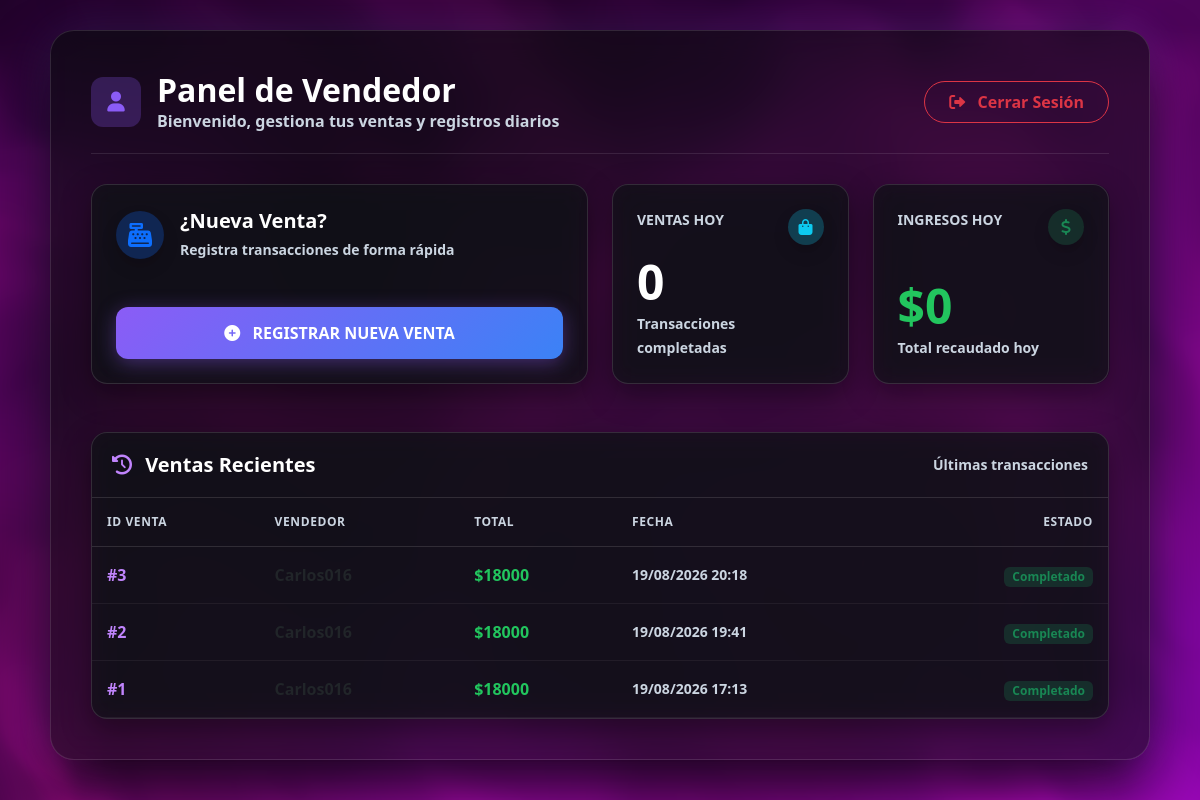
Page /vendedor/panel/ (signed in) on the committed database.
### vendedor/models.py (models this page shows, shortened)
class Venta(models.Model):
    vendedor = models.ForeignKey(User, on_delete=models.SET_NULL, null=True)
    fecha = models.DateTimeField(auto_now_add=True)
    total = models.DecimalField(max_digits=10, decimal_places=2, default=0.00)

### vendedor/views.py (the view)
# urls.py: path('panel/', views.panel_vendedor, name='panel'),
@login_required(login_url='/vendedor/login/')
def panel_vendedor(request):
    productos = Producto.objects.all()
    ventas_recientes = Venta.objects.all().order_by('-fecha')[:5]
    context = {
        'productos': productos,
        'ventas_recientes': ventas_recientes,
    }
    return render(request, 'vendedor/panel.html', context)

### vendedor/templates/vendedor/panel.html (shortened to what this page needs)
<!DOCTYPE html>
<html lang="es">
<head>
    {% load static %}
    <link href="https://cdn.jsdelivr.net/npm/bootstrap@5.3.0/dist/css/bootstrap.min.css" rel="stylesheet">
    <link rel="stylesheet" href="https://cdnjs.cloudflare.com/ajax/libs/font-awesome/6.0.0/css/all.min.css">
</head>
<body>
    <canvas id="webglSmoke"></canvas>
    <div class="dashboard-container">
        <div class="header-section d-flex justify-content-between align-items-center">
            <div class="d-flex align-items-center gap-3">
                <div class="user-avatar">
                    <i class="fa-solid fa-user fs-5"></i>
                </div>
                <div>
                    <h2 class="text-white mb-0">Panel de Vendedor</h2>
                    <p class="text-muted mb-0">Bienvenido, gestiona tus ventas y registros diarios</p>
                </div>
            </div>
            <a href="{% url 'vendedor:logout' %}" class="btn btn-outline-danger rounded-pill px-4 py-2">
                <i class="fa-solid fa-right-from-bracket me-2"></i> Cerrar Sesión
            </a>
        </div>
        <div class="row g-4 mb-5">
            <div class="col-lg-6">
                <div class="stat-card d-flex flex-column justify-content-between">
                    <div>
                        <div class="d-flex align-items-center gap-3 mb-3">
                            <div class="bg-primary bg-opacity-25 text-primary rounded-circle d-flex align-items-center justify-content-center shadow" style="width: 48px; height: 48px;">
                                <i class="fa-solid fa-cash-register fs-4"></i>
                            </div>
                            <div>
                                <h5 class="text-white mb-1">¿Nueva Venta?</h5>
                                <small class="text-muted">Registra transacciones de forma rápida</small>
                            </div>
                        </div>
                    </div>
                    <div class="mt-3">
                        <a href="{% url 'vendedor:registrar_venta' %}" class="btn-neon-action w-100">
                            <i class="fa-solid fa-plus-circle me-2"></i> Registrar Nueva Venta
                        </a>
                    </div>
                </div>
            </div>
            <div class="col-lg-3 col-md-6">
                <div class="stat-card d-flex flex-column justify-content-between">
                    <div class="d-flex justify-content-between align-items-start mb-2">
                        <span class="text-muted small text-uppercase">Ventas Hoy</span>
                        <div class="bg-info bg-opacity-25 text-info rounded-circle d-flex align-items-center justify-content-center shadow" style="width: 36px; height: 36px;">
                            <i class="fa-solid fa-bag-shopping"></i>
                        </div>
                    </div>
                    <div>
                        <h2 class="text-white display-5 mb-0">{{ cantidad_ventas_hoy|default:"0" }}</h2>
                        <small class="text-muted">Transacciones completadas</small>
                    </div>
                </div>
            </div>
            <div class="col-lg-3 col-md-6">
                <div class="stat-card d-flex flex-column justify-content-between">
                    <div class="d-flex justify-content-between align-items-start mb-2">
                        <span class="text-muted small text-uppercase">Ingresos Hoy</span>
                        <div class="bg-success bg-opacity-25 text-success rounded-circle d-flex align-items-center justify-content-center shadow" style="width: 36px; height: 36px;">
                            <i class="fa-solid fa-dollar-sign"></i>
                        </div>
                    </div>
                    <div>
                        <h2 class="text-success-neon display-5 mb-0">${{ total_ventas_hoy|default:"0"|floatformat:0 }}</h2>
                        <small class="text-muted">Total recaudado hoy</small>
                    </div>
                </div>
            </div>
        </div>
        <div class="table-section overflow-hidden">
            <div class="table-header d-flex justify-content-between align-items-center">
                <h5 class="text-white mb-0">
                    <i class="fa-solid fa-clock-rotate-left me-2 text-purple-light"></i> Ventas Recientes
                </h5>
                <span class="text-muted small">Últimas transacciones</span>
            </div>
            <div class="table-responsive">
                <table class="table table-custom align-middle">
                    <thead>
                        <tr>
                            <th>ID Venta</th>
                            <th>Vendedor</th>
                            <th>Total</th>
                            <th>Fecha</th>
                            <th class="text-end">Estado</th>
                        </tr>
                    </thead>
                    <tbody>
                        {% for venta in ventas_recientes %}
                            <tr>
                                <td class="text-purple-light">#{{ venta.id }}</td>
                                <td>{{ venta.vendedor.username|default:"vendedor" }}</td>
                                <td class="text-success-neon">${{ venta.total|floatformat:0 }}</td>
                                <td class="text-muted small">{{ venta.fecha|date:"d/m/Y H:i" }}</td>
                                <td class="text-end">
                                    <span class="badge bg-success bg-opacity-25 text-success px-2 py-1">Completado</span>
                                </td>
                            </tr>
                        {% endfor %}
                    </tbody>
                </table>
            </div>
        </div>
    </div>
</body>
</html>

### vendedor/templates/vendedor/panel.html (style rules this page uses)
:root { --card-bg: rgba(18, 19, 26, 0.65); --border-color: rgba(255, 255, 255, 0.12); --neon-purple: #8b5cf6; --neon-purple-light: #c084fc; --neon-blue: #3b82f6; --text-main: #ffffff; --text-muted: #cbd5e1; --success-color: #22c55e; }
* { margin: 0; padding: 0; box-sizing: border-box; }
body { background-color: #030305; color: var(--text-main); font-family: 'Segoe UI', Tahoma, Geneva, Verdana, sans-serif; min-height: 100vh; padding: 30px; position: relative; overflow-x: hidden; }
#webglSmoke { position: fixed; top: 0; left: 0; width: 100vw; height: 100vh; z-index: -1; pointer-events: none; }
.dashboard-container { max-width: 1100px; margin: 0 auto; background: rgba(11, 12, 16, 0.6); backdrop-filter: blur(16px); -webkit-backdrop-filter: blur(16px); border: 1px solid var(--border-color); border-radius: 24px; padding: 40px; box-shadow: 0 30px 60px rgba(0,0,0,0.8), 0 0 50px rgba(139, 92, 246, 0.2); position: relative; z-index: 1; }
.header-section { border-bottom: 1px solid rgba(255, 255, 255, 0.1); margin-bottom: 30px; padding-bottom: 20px; }
.user-avatar { width: 50px; height: 50px; background: rgba(139, 92, 246, 0.25); color: var(--neon-purple); display: flex; align-items: center; justify-content: center; border-radius: 12px; }
h1, h2, h3, h4, h5, h6, p, span, small, th, td, a, .btn { font-weight: 700 !important; }
.stat-card { background: var(--card-bg); backdrop-filter: blur(12px); -webkit-backdrop-filter: blur(12px); border: 1px solid var(--border-color); border-radius: 16px; padding: 24px; transition: all 0.3s ease; height: 100%; box-shadow: 0 10px 30px rgba(0, 0, 0, 0.4); }
.btn-neon-action { background: linear-gradient(135deg, var(--neon-purple), var(--neon-blue)); color: #fff; border: none; border-radius: 12px; padding: 14px 24px; font-size: 1rem; box-shadow: 0 4px 20px rgba(139, 92, 246, 0.4); transition: all 0.2s; text-transform: uppercase; text-decoration: none; display: inline-block; text-align: center; }
.table-section { background: var(--card-bg); backdrop-filter: blur(12px); -webkit-backdrop-filter: blur(12px); border-radius: 16px; border: 1px solid var(--border-color); box-shadow: 0 10px 30px rgba(0, 0, 0, 0.4); }
.table-header { padding: 20px; border-bottom: 1px solid var(--border-color); }
.table-custom { color: var(--text-main) !important; background: transparent !important; margin-bottom: 0 !important; }
.table-custom th { background: transparent !important; color: var(--text-muted) !important; border-bottom: 1px solid var(--border-color) !important; text-transform: uppercase; font-size: 0.75rem; letter-spacing: 0.05em; padding: 15px !important; }
.table-custom td { background: transparent !important; border-bottom: 1px solid rgba(255, 255, 255, 0.06) !important; padding: 16px 15px !important; vertical-align: middle; }
.text-success-neon { color: var(--success-color) !important; }
.text-muted { color: var(--text-muted) !important; }
.text-purple-light { color: var(--neon-purple-light) !important; }

### rows in the picture
Venta: id "3", vendedor.username "Carlos016", total "18000", fecha "19/08/2026 20:18"
Venta: id "2", total "18000", fecha "19/08/2026 19:41"
Venta: id "1", total "18000", fecha "19/08/2026 17:13"

### other values in the picture
{{ cantidad_ventas_hoy|default:"0" }} "0"
{{ total_ventas_hoy|default:"0"|floatformat:0 }} "0"
